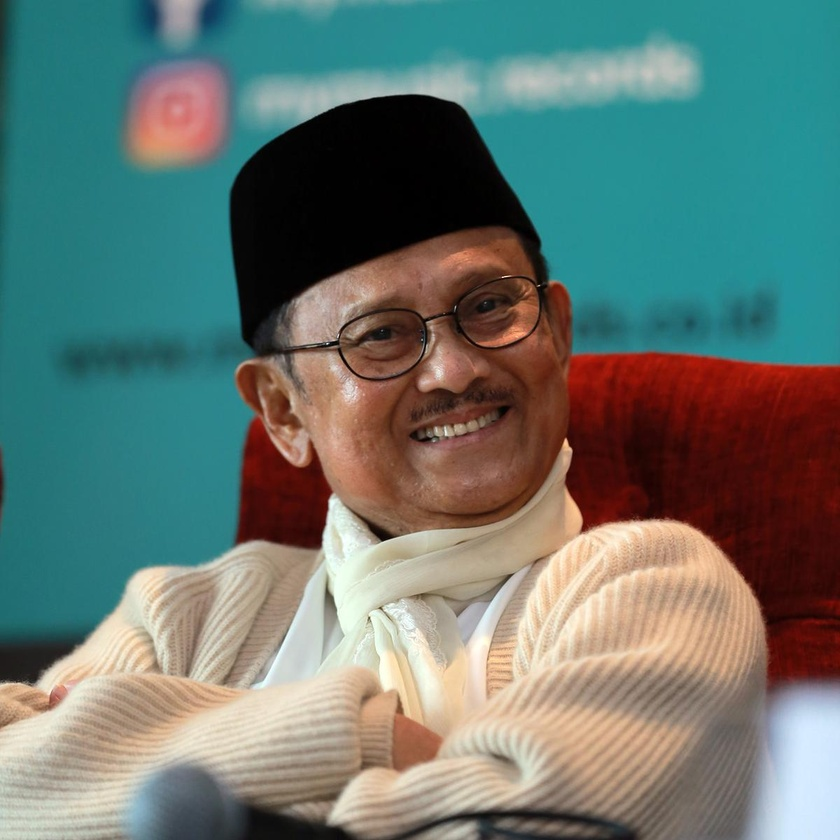
%> input picture Image correction/hbb.jpg, 840 x 840 px, shrunk from 1200 x 1200 before the run
$ octave defocus.m   (GNU Octave 9; MATLAB toolbox functions it lacks are replaced by stand-ins)
%> lines starting %> are read from the running program, lines starting %| are printed output that depends on the picture
%defocus blured
r = 10; % blur radius r=10
psf = fspecial('disk',r); % get the Point Spread Function,PSF
f = imread('hbb.jpg'); % input the original image
%> f is the input picture: size 840x840x3 uint8; mean R, G, B 102.4, 119.4, 112.5
f = rgb2gray(f);
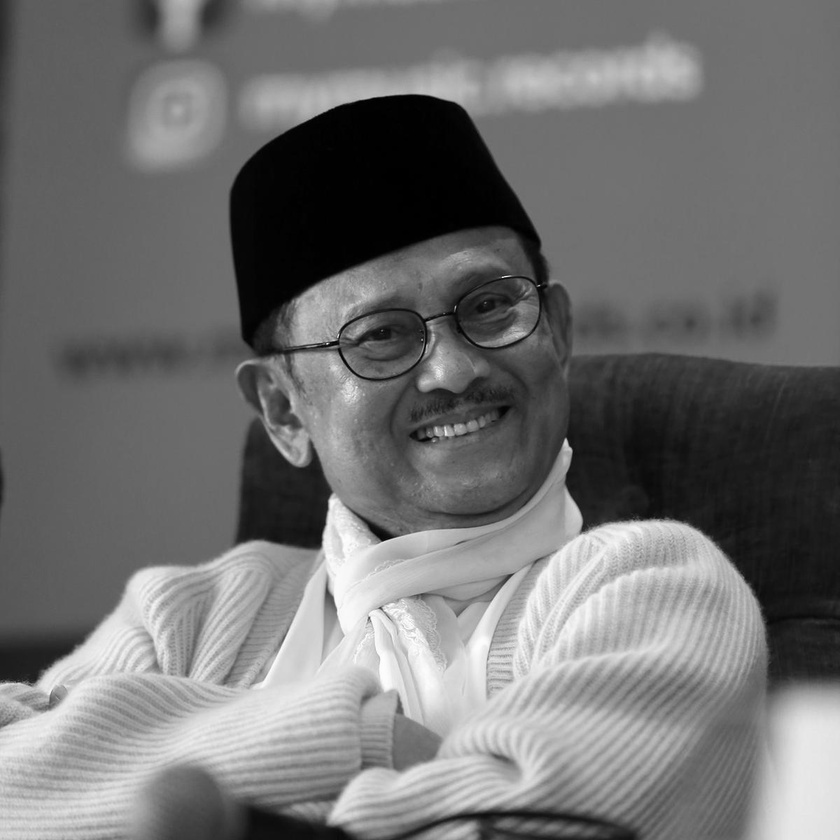
%> f: size 840x840 uint8; min 0, max 254, mean 113.5
f = im2double(f);
%> f: size 840x840 double
figure; subplot(2,3,1); imshow(f); title('Original Image');
g = imfilter(f,psf,'circular','conv'); % realize the defocus blur
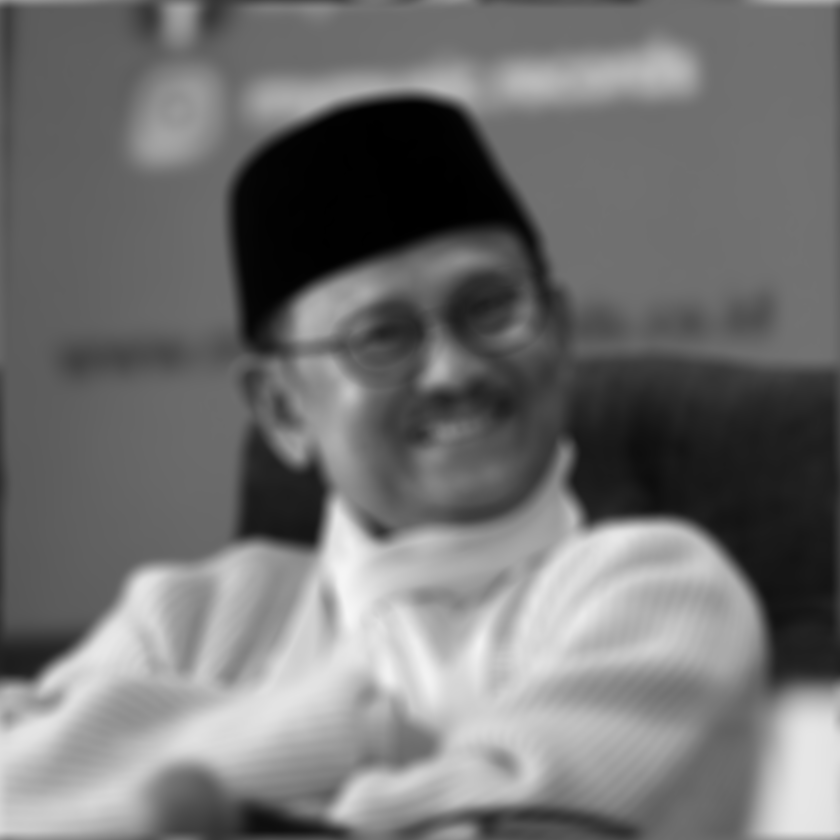
%> g: size 840x840 double; min 0.000296, max 0.967, mean 0.445
subplot(2,3,2); imshow(g); title('Out-of-focus Blur Image');
G = fftshift(log(abs(fft2(g))));
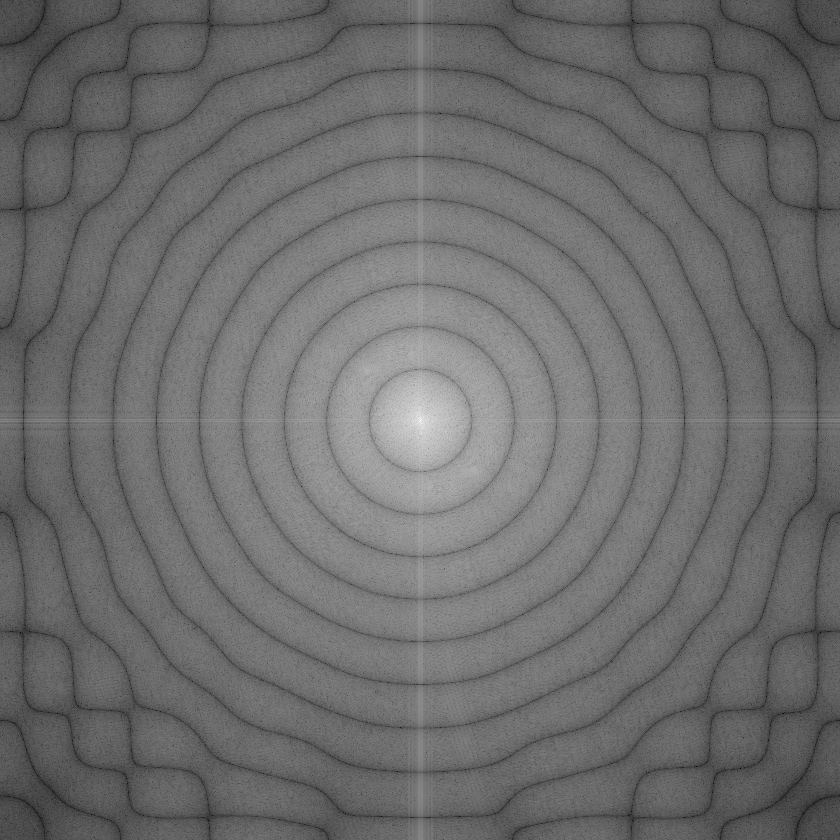
%> G: size 840x840 double; min -15.45, max 12.66, mean -3.42; drawn with min black and max white
subplot(2,3,3); imshow(G,[],'InitialMagnification','fit'); title('Fourier Spectrum');%draw the Fourier Spectrum
[R,C] = size(G);
%> R = 840; C = 840
section = G(R/2,:);
%> section = 840 values, max 11.05 at index 421, min -6.87 at index 157, mean 0.426
subplot(2,3,4); plot(section); title('Cross Section of Logsrithm Spectrum');
FSection = abs(fft(section));
%> FSection = 840 values, max 1231.8 at index 2, min 0.597 at index 270, mean 23.71
subplot(2,3,6); plot(FSection); title('Spectrum of Cross Section');
%> after `title('Spectrum of Cross Section')`:
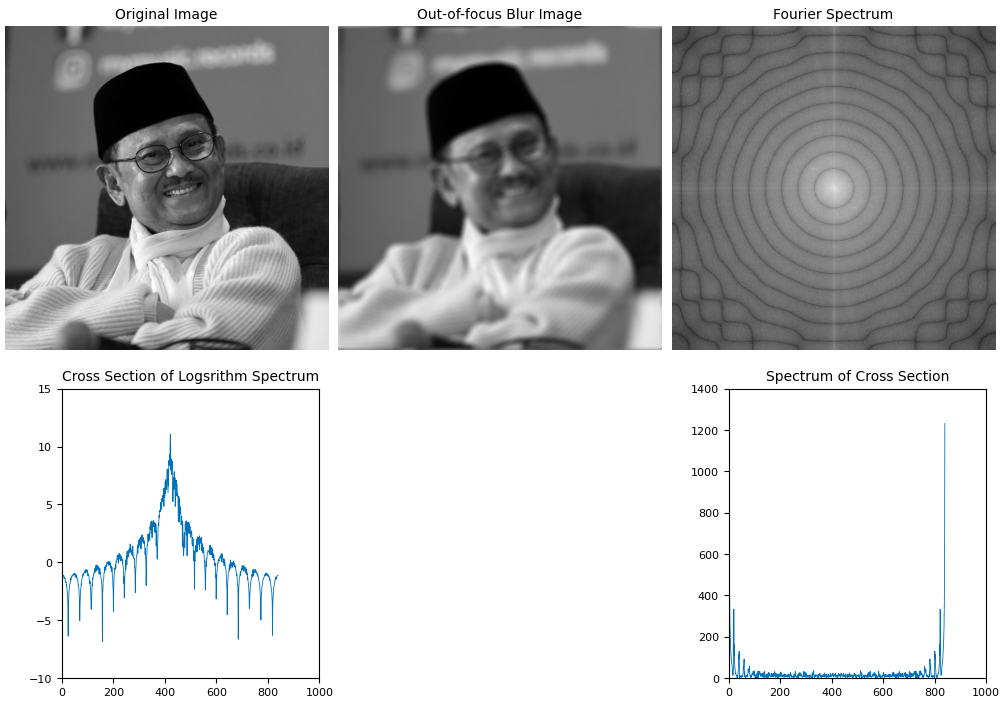
%> figure redrawn from the program's plot data, 5 panels
